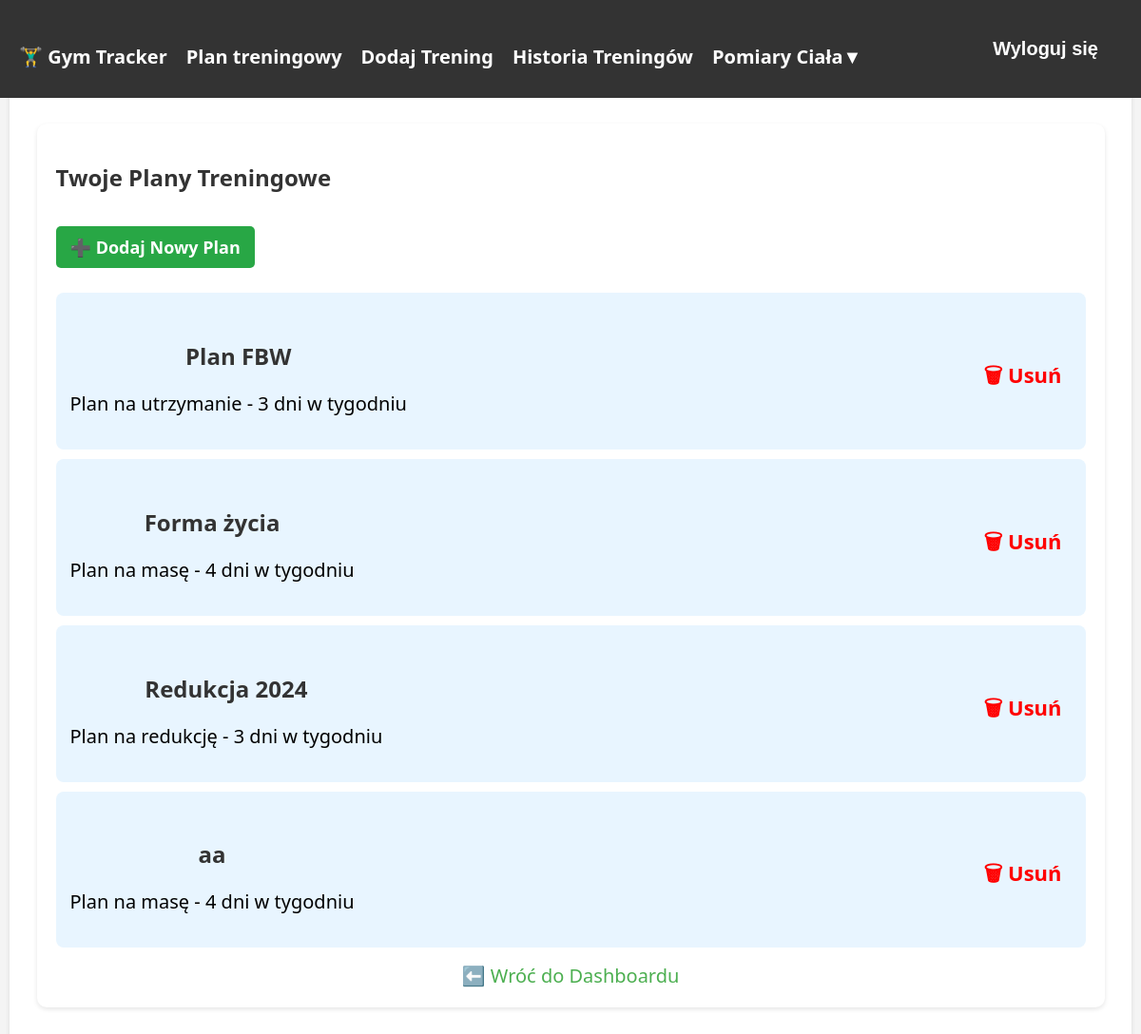
The page /plany_treningowe/ (signed in) on the database its author committed.
### tracker/models.py (models this page shows, shortened)
class TrainingPlan(models.Model):
    PLAN_TYPE_CHOICES = [
        ('masa', 'Plan na masę'),
        ('redukcja', 'Plan na redukcję'),
        ('utrzymanie', 'Plan na utrzymanie'),
    ]
    user = models.ForeignKey(User, on_delete=models.CASCADE)
    name = models.CharField(max_length=100)
    plan_type = models.CharField(max_length=20, choices=PLAN_TYPE_CHOICES)
    days_per_week = models.IntegerField(
        validators=[MinValueValidator(1), MaxValueValidator(7)],
        verbose_name='Dni treningowe w tygodniu'
    )

### tracker/views.py (the view)
# urls.py: path('plany_treningowe/', training_plans, name='training_plans'),
@login_required
def training_plans(request):
    plans = TrainingPlan.objects.filter(user=request.user)
    return render(request, 'tracker/training_plans.html', {'plans': plans})

### tracker/templates/tracker/training_plans.html
{% extends "tracker/base.html" %}
{% block content %}
<div class="container mt-4">
    <h2>Twoje Plany Treningowe</h2>
    <a href="{% url 'create_training_plan' %}" class="btn-add">➕ Dodaj Nowy Plan</a>
    {% if plans %}
        <ul class="plan-list">
            {% for plan in plans %}
                <li class="card shadow-sm plan-item">
                    <a href="{% url 'edit_training_plan' plan.id %}" class="plan-link">
                        <div class="plan-info">
                            <h2><strong>{{ plan.name }}</strong></h2>
                            <p style="font-size: 20px;"> {{ plan.get_plan_type_display }} - {{ plan.days_per_week }} dni w tygodniu</p>
                        </div>
                    </a>
                    <div class="plan-actions" style="font-size: 22px;">
                        <a href="{% url 'delete_training_plan' plan.id %}" class="delete-btn">🗑 Usuń</a>
                    </div>
                </li>
            {% endfor %}
        </ul>
    {% else %}
        <p>Nie masz jeszcze żadnych planów. Dodaj swój pierwszy!</p>
    {% endif %}
    <a href="{% url 'dashboard' %}" class="btn-back">⬅️ Wróć do Dashboardu</a>
</div>
{% endblock %}

### rows shown on the page
TrainingPlan: name "Plan FBW", plan_type "Plan na utrzymanie", days_per_week "3"
TrainingPlan: name "Forma życia", plan_type "Plan na masę", days_per_week "4"
TrainingPlan: name "Redukcja 2024", plan_type "Plan na redukcję", days_per_week "3"
TrainingPlan: name "aa", plan_type "Plan na masę", days_per_week "4"
